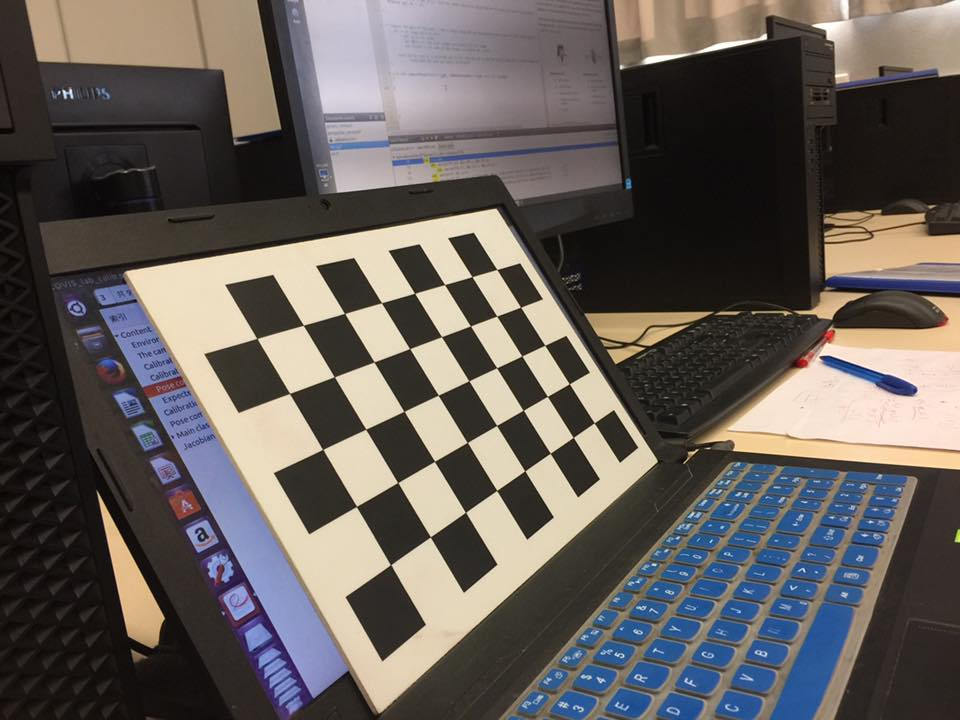
//> input picture opencv/pic/0.jpg, 960 x 720 px
$ ./app ../pic/0.jpg ../pic/1.jpg   (built with g++ and OpenCV 4)
//> lines starting //> are read from the running program, lines starting //| are printed output that depends on the picture; after the words box and inside, x2 and y2 are one past the last pixel; in counts of white or black regions, pixels touching at a corner belong together
#include <opencv2/core/core.hpp>
#include <opencv2/highgui/highgui.hpp>
#include "opencv2/imgproc/imgproc.hpp"
#include "opencv2/calib3d/calib3d.hpp"
#include <iostream>
#include <limits>
#include <numeric>
using namespace cv;
using namespace std;

// We need 4 corresponding 2D points(x, y)to calculate homography.
vector<Point2f> left_image;	// Stores 4 points(x, y)of the logo image. Here the four points are 4 corners of image.
vector<Point2f> right_image;	// stores 4 points that the user clicks(mouse left click)in the main image.

// Image containers for main and logo image
Mat imageMain;
Mat imageLogo;

// Function to add main image and transformed logo image and show final output.
// Icon image replaces the pixels of main image in this implementation.
void showFinal(Mat src1, Mat src2) {
	Mat gray, gray_inv, src1final, src2final;
	cvtColor(src2, gray, COLOR_BGR2GRAY);
	threshold(gray, gray, 0, 255, THRESH_BINARY);
	//adaptiveThreshold(gray, gray, 255, ADAPTIVE_THRESH_MEAN_C, THRESH_BINARY, 5, 4);
	bitwise_not(gray, gray_inv);
	src1.copyTo(src1final, gray_inv);
	src2.copyTo(src2final, gray);
	Mat finalImage=src1final+src2final;
	namedWindow("output", WINDOW_AUTOSIZE);
	imshow("output", finalImage);
	waitKey(0);
}

// Here we get four points from the user with left mouse clicks.
// On 5th click we output the overlayed image.
void on_mouse(int e, int x, int y, int d, void *ptr) {
	if(e==EVENT_LBUTTONDOWN) {
		right_image.push_back(Point2f(float(x), float(y)));
		cout << x << " "<< y <<endl;
		if(right_image.size()==4) {
			cout << "Calculating homography... " <<endl;
			// Deactivate callback
			cv::setMouseCallback("Display window", NULL, NULL);
			// once we get 4 corresponding points in both images calculate homography matrix
			Mat H=findHomography(left_image, right_image, 0);
			Mat logoWarped;
			// Warp the logo image to change its perspective
			warpPerspective(imageLogo, logoWarped, H, imageMain.size());
			showFinal(imageMain, logoWarped);
		}
	}
}


int main(int argc, char** argv) {
	if(argc !=3) { cerr<<" Usage: "<<argv[0]<<"[background.jpg logo.jpg]"<<endl; return -1; }
	imageMain=imread(argv[1], IMREAD_COLOR);
//> imageMain is the input picture: 720 rows x 960 cols, CV_8UC3; mean B, G, R 90.2, 93.6, 99.6
	imageLogo=imread(argv[2], IMREAD_COLOR);
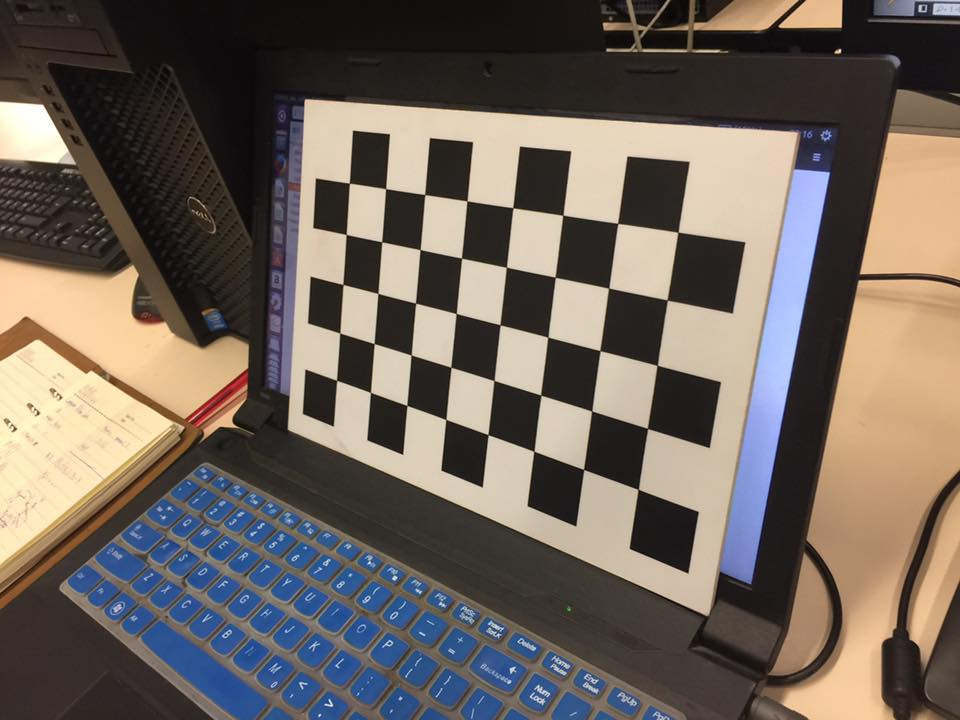
//> input picture opencv/pic/1.jpg, 960 x 720 px
//> imageLogo is the input picture: 720 rows x 960 cols, CV_8UC3; mean B, G, R 93.3, 101.2, 111.4
	// Push the 4 corners of the logo image as the 4 points for correspondence to calculate homography.
	left_image.push_back(Point2f(float(0), float(0)));
	left_image.push_back(Point2f(float(0), float(imageLogo.rows)));
//> left_image = 2 Points (x, y): [0, 0], [0, 720]
	left_image.push_back(Point2f(float(imageLogo.cols), float(imageLogo.rows)));
	left_image.push_back(Point2f(float(imageLogo.cols), float(0)));
	namedWindow("Display window", WINDOW_AUTOSIZE);// Create a window for display.
	imshow("Display window", imageMain);
	setMouseCallback("Display window", on_mouse, NULL);
	cout << "Please select 4 points..." <<endl;
	// ESC to exit
	while(1) {
		int key=waitKey(10);
//> the left mouse button is pressed and released at (240, 180)
//> the left mouse button is pressed and released at (720, 180)
//> the left mouse button is pressed and released at (720, 540)
//> the left mouse button is pressed and released at (240, 540)
//> in on_mouse (call 7), `warpPerspective(imageLogo, logoWarped, H, imageMain.size());`:
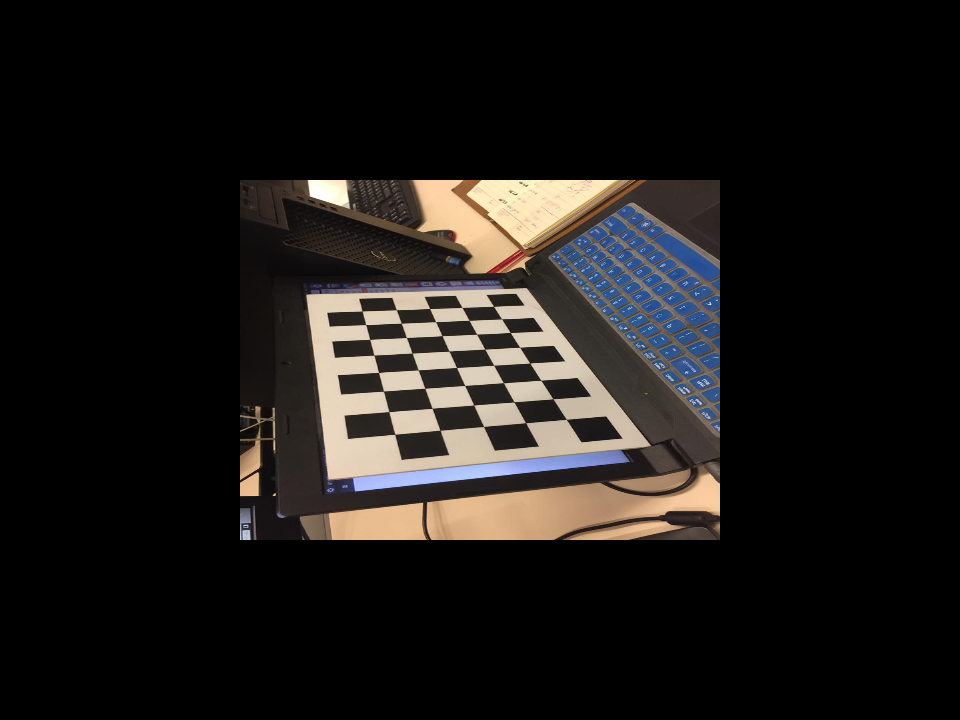
//> logoWarped: 720 rows x 960 cols, CV_8UC3; mean B, G, R 23.3, 25.3, 27.9
//> in showFinal, `cvtColor(src2, gray, COLOR_BGR2GRAY);`:
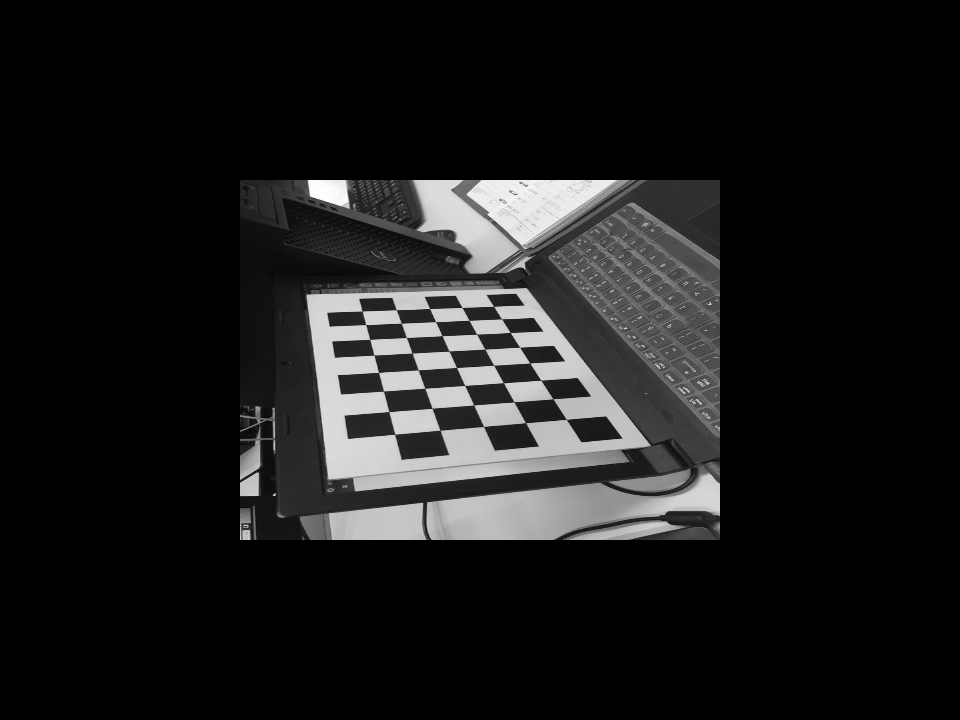
//> gray: 720 rows x 960 cols, CV_8UC1; min 0, max 255, mean 25.9
//> in showFinal, `threshold(gray, gray, 0, 255, THRESH_BINARY);`:
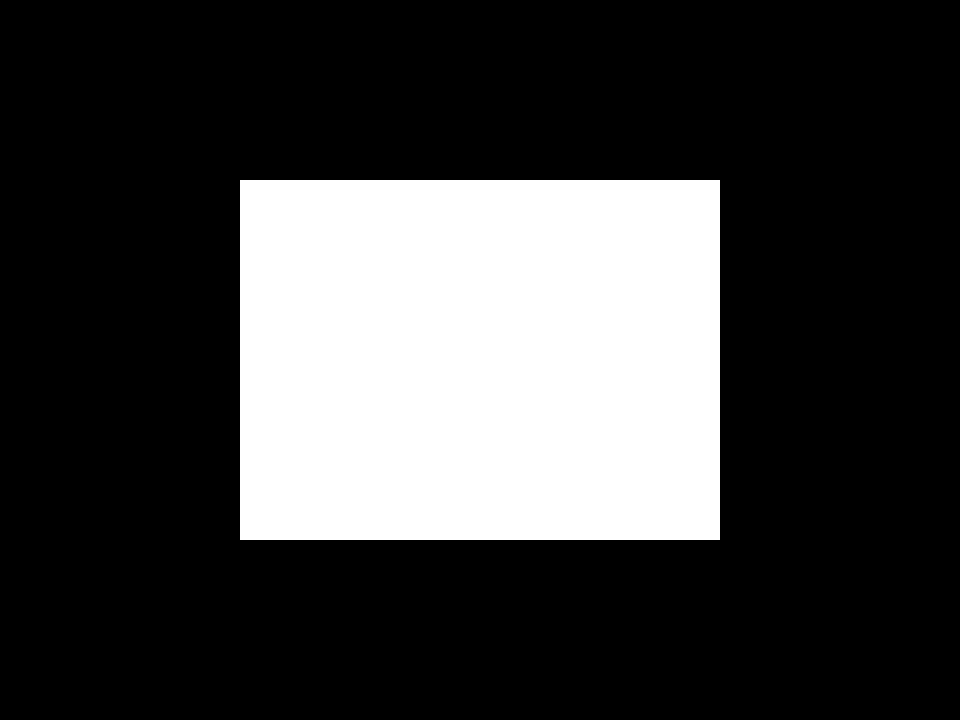
//> gray: 720 rows x 960 cols, CV_8UC1; 25% white; 1 white region, box (x1, y1, x2, y2) and area: (240, 180, 720, 540) 172800
//> in showFinal, `src1.copyTo(src1final, gray_inv);`:
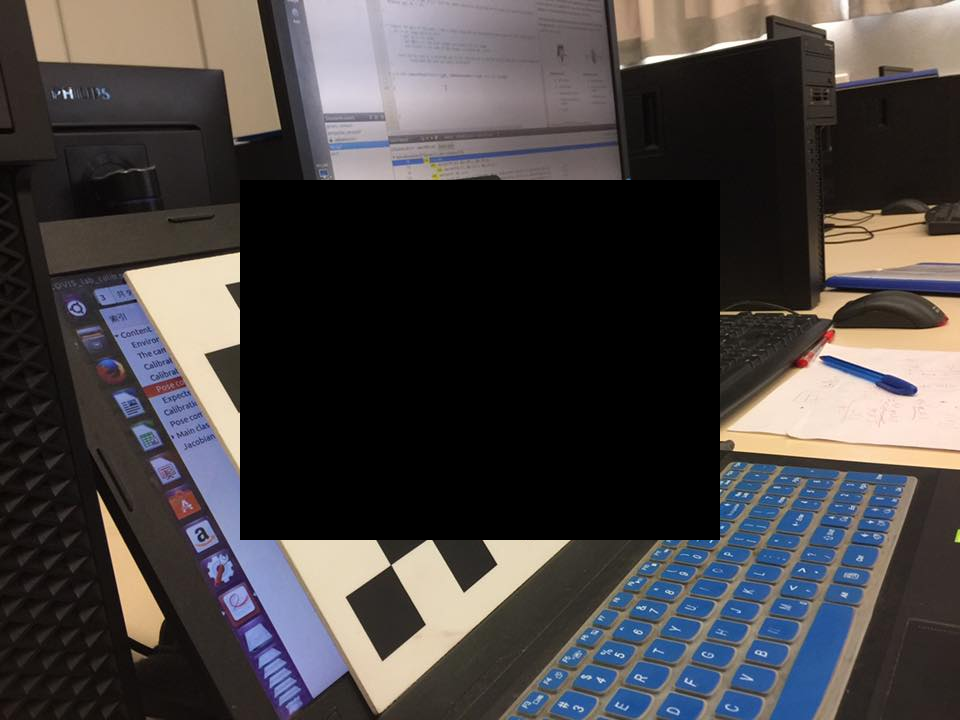
//> src1final: 720 rows x 960 cols, CV_8UC3; mean B, G, R 66.7, 66.8, 71
//> in showFinal, `Mat finalImage=src1final+src2final;`:
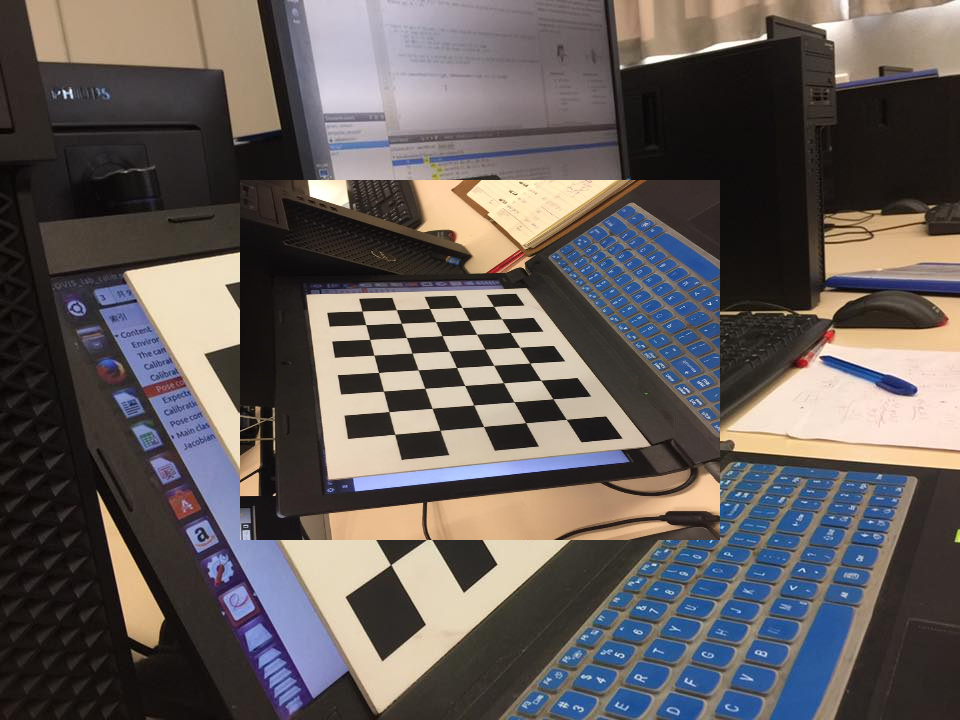
//> finalImage: 720 rows x 960 cols, CV_8UC3; mean B, G, R 90, 92.1, 98.8
//> the Esc key is pressed
		if(key==27)break;
	}
	return 0;
}
